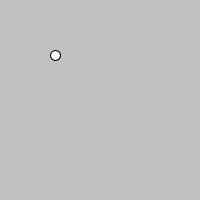
Frame 1 (no input)
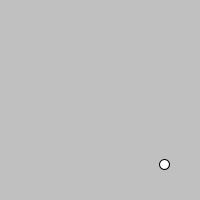
Frame 60 (the mouse pressed at the canvas centre just before this capture)
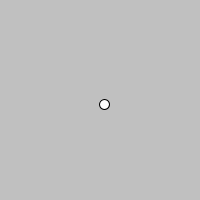
Frame 120 (the mouse held since frame 60 and released just before this capture)

The Processing sketch that drew these frames (run headless with seeded random() and noise(); from frame 60 on, the mouse is pressed at the canvas centre):

// Processing sketch: processing_112742
// ── processing_112742.pde

int diameter = 10; 
int positionX = 50;
int Switch = 0;

void setup(){
  size(200,200);
}

void draw(){
  background(192);
  
  if(positionX >= width-diameter/2){
    Switch = 1;
  }
  if(positionX  == diameter/2){
    Switch = 0;
  }
  if(Switch == 0) { 
  positionX = positionX + 5;
  }
  else if (Switch == 1) {
    positionX--;
  }
   ellipse(positionX,positionX,diameter,diameter);

}
